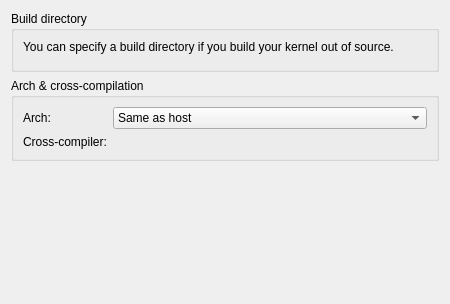
<?xml version="1.0" encoding="UTF-8"?>
<ui version="4.0">
 <class>KDevKernelConfigWidget</class>
 <widget class="QWidget" name="KDevKernelConfigWidget">
  <property name="geometry">
   <rect>
    <x>0</x>
    <y>0</y>
    <width>450</width>
    <height>304</height>
   </rect>
  </property>
  <property name="windowTitle">
   <string>Form</string>
  </property>
  <layout class="QVBoxLayout" name="verticalLayout_3">
   <item>
    <widget class="QGroupBox" name="groupBox">
     <property name="title">
      <string>Build directory</string>
     </property>
     <layout class="QVBoxLayout" name="verticalLayout">
      <item>
       <widget class="QLabel" name="label">
        <property name="text">
         <string>You can specify a build directory if you build your kernel out of source.</string>
        </property>
        <property name="wordWrap">
         <bool>true</bool>
        </property>
        <property name="buddy">
         <cstring>buildDir</cstring>
        </property>
       </widget>
      </item>
      <item>
       <widget class="KUrlRequester" name="buildDir">
        <property name="mode">
         <set>KFile::Directory|KFile::LocalOnly</set>
        </property>
       </widget>
      </item>
     </layout>
    </widget>
   </item>
   <item>
    <widget class="QGroupBox" name="groupBox_2">
     <property name="title">
      <string>Arch &amp;&amp; cross-compilation</string>
     </property>
     <layout class="QVBoxLayout" name="verticalLayout_2">
      <item>
       <layout class="QFormLayout" name="formLayout">
        <item row="0" column="0">
         <widget class="QLabel" name="label_2">
          <property name="text">
           <string>Arch:</string>
          </property>
          <property name="buddy">
           <cstring>arch</cstring>
          </property>
         </widget>
        </item>
        <item row="0" column="1">
         <widget class="KComboBox" name="arch">
          <property name="toolTip">
           <string>Target architecture of the kernel. This will set the ARCH variable accordingly.</string>
          </property>
          <item>
           <property name="text">
            <string>Same as host</string>
           </property>
          </item>
          <item>
           <property name="text">
            <string notr="true">alpha</string>
           </property>
          </item>
          <item>
           <property name="text">
            <string notr="true">arm</string>
           </property>
          </item>
          <item>
           <property name="text">
            <string notr="true">avr32</string>
           </property>
          </item>
          <item>
           <property name="text">
            <string notr="true">blackfin</string>
           </property>
          </item>
          <item>
           <property name="text">
            <string>c6x</string>
           </property>
          </item>
          <item>
           <property name="text">
            <string notr="true">cris</string>
           </property>
          </item>
          <item>
           <property name="text">
            <string notr="true">frv</string>
           </property>
          </item>
          <item>
           <property name="text">
            <string notr="true">h8300</string>
           </property>
          </item>
          <item>
           <property name="text">
            <string>hexagon</string>
           </property>
          </item>
          <item>
           <property name="text">
            <string notr="true">ia64</string>
           </property>
          </item>
          <item>
           <property name="text">
            <string notr="true">m32r</string>
           </property>
          </item>
          <item>
           <property name="text">
            <string notr="true">m68k</string>
           </property>
          </item>
          <item>
           <property name="text">
            <string notr="true">microblaze</string>
           </property>
          </item>
          <item>
           <property name="text">
            <string notr="true">mips</string>
           </property>
          </item>
          <item>
           <property name="text">
            <string notr="true">mn10300</string>
           </property>
          </item>
          <item>
           <property name="text">
            <string notr="true">parisc</string>
           </property>
          </item>
          <item>
           <property name="text">
            <string notr="true">powerpc</string>
           </property>
          </item>
          <item>
           <property name="text">
            <string notr="true">s390</string>
           </property>
          </item>
          <item>
           <property name="text">
            <string notr="true">score</string>
           </property>
          </item>
          <item>
           <property name="text">
            <string notr="true">sh</string>
           </property>
          </item>
          <item>
           <property name="text">
            <string notr="true">sparc</string>
           </property>
          </item>
          <item>
           <property name="text">
            <string notr="true">tile</string>
           </property>
          </item>
          <item>
           <property name="text">
            <string notr="true">um</string>
           </property>
          </item>
          <item>
           <property name="text">
            <string notr="true">unicore32</string>
           </property>
          </item>
          <item>
           <property name="text">
            <string notr="true">x86</string>
           </property>
          </item>
          <item>
           <property name="text">
            <string notr="true">xtensa</string>
           </property>
          </item>
         </widget>
        </item>
        <item row="1" column="0">
         <widget class="QLabel" name="label_3">
          <property name="text">
           <string>Cross-compiler:</string>
          </property>
          <property name="buddy">
           <cstring>crossCompiler</cstring>
          </property>
         </widget>
        </item>
        <item row="1" column="1">
         <widget class="KUrlRequester" name="crossCompiler">
          <property name="toolTip">
           <string>Select the C compiler to use for building this kernel. This will set the CROSS_COMPILE variable accordingly.</string>
          </property>
          <property name="filter">
           <string>*gcc</string>
          </property>
         </widget>
        </item>
       </layout>
      </item>
     </layout>
    </widget>
   </item>
   <item>
    <spacer name="verticalSpacer">
     <property name="orientation">
      <enum>Qt::Vertical</enum>
     </property>
     <property name="sizeHint" stdset="0">
      <size>
       <width>20</width>
       <height>141</height>
      </size>
     </property>
    </spacer>
   </item>
  </layout>
 </widget>
 <customwidgets>
  <customwidget>
   <class>KComboBox</class>
   <extends>QComboBox</extends>
   <header>kcombobox.h</header>
  </customwidget>
  <customwidget>
   <class>KUrlRequester</class>
   <extends>QFrame</extends>
   <header>kurlrequester.h</header>
  </customwidget>
 </customwidgets>
 <resources/>
 <connections/>
</ui>
